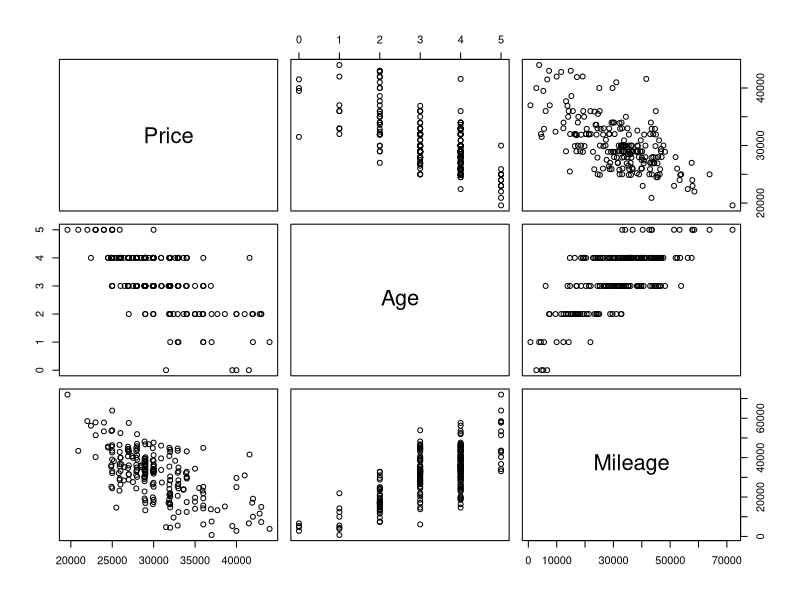
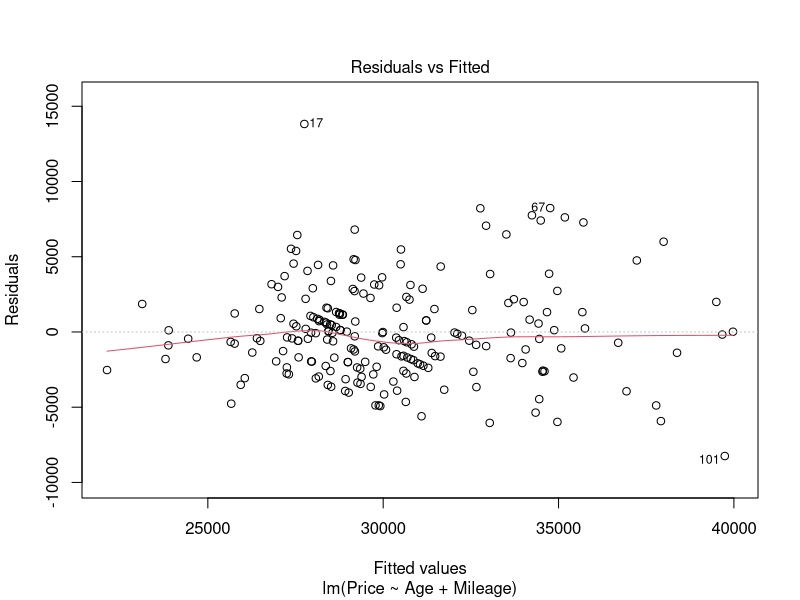
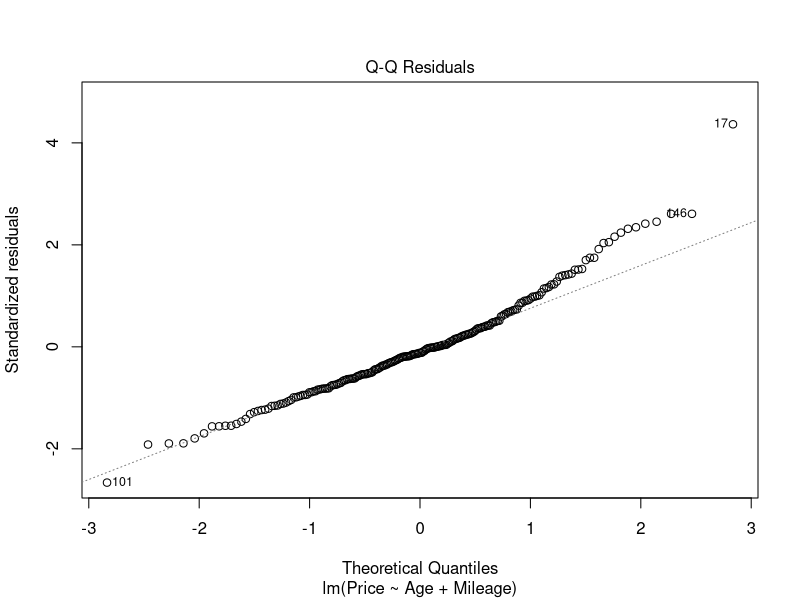
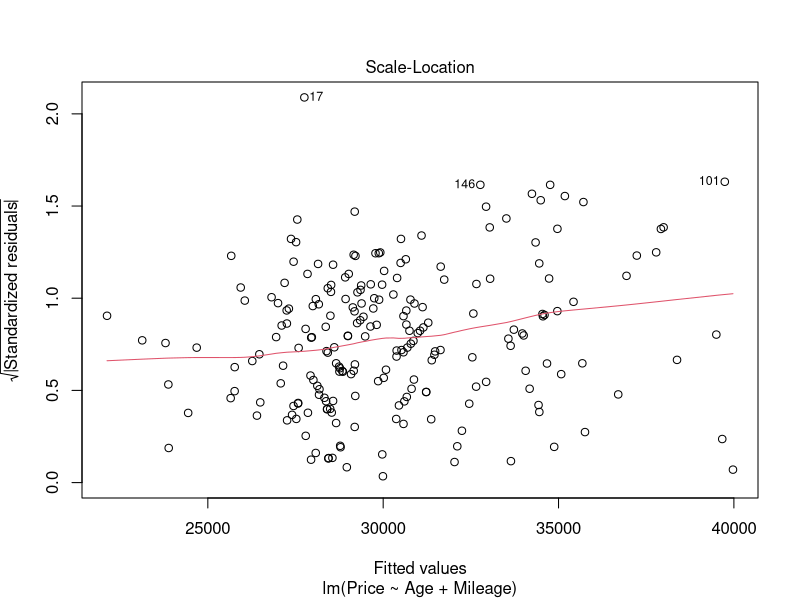
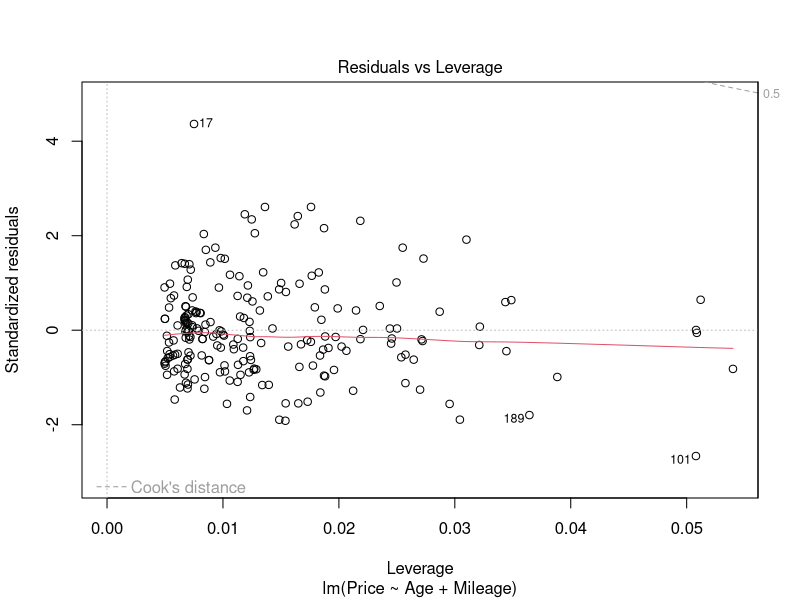

Recreate these plots in R, in order.
## ---- chunk 1
require("knitr")
opts_knit$set(root.dir = "~/Desktop/NTU/02/Business Analytics/assignment/asd1902")
## ---- chunk 2
rail = read.table("railriders.txt", header = TRUE)
head(rail)
## ---- chunk 3
fit1 = lm(Weekly_Riders ~ . -Year, data = rail)
summary(fit1)
## ---- chunk 4
(1 - summary(fit1)$r.squared)
## ---- chunk 5
ant = read.table("antique.txt", header = TRUE)
head(ant)
## ---- chunk 6
fit2 = lm(data = ant, Auction_Price ~ .)
summary(fit2)
## ---- chunk 7
fit3 = lm(data = ant, Auction_Price ~ Age_of_Item * Number_Bidders)
summary(fit3)
## ---- chunk 8
bmw = read.table('used_bmw.txt', header = TRUE, sep = "\t")
## ---- chunk 9
pairs(bmw[, 1:3])
## ---- chunk 10
fit4 = lm(data = bmw, Price ~ Age + Mileage)
summary(fit4)
## ---- chunk 11
fit5 = lm(data = bmw, Price ~ Age * Mileage)
summary(fit5)
## ---- chunk 12
anova(fit4, fit5)
## ---- chunk 13
plot(fit4)
## ---- chunk 14
confint(fit4)
## ---- chunk 15
summary(fit4)$coefficient
## ---- chunk 16
summary(fit4)$r.squared
